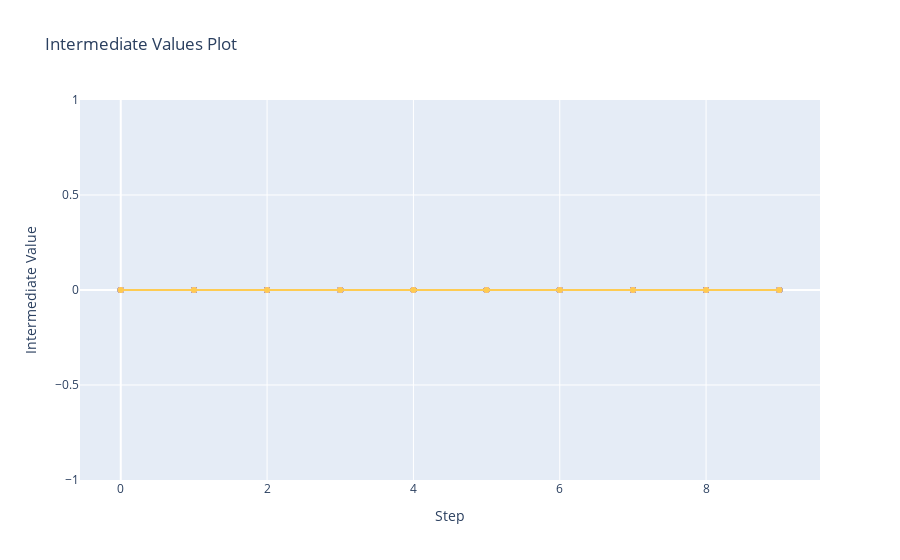

This figure's notebook cell:
### Code cell
optuna.visualization.plot_intermediate_values(study)

### Figure 1 — Plotly figure (JSON) as saved in the notebook; plotly's stock layout.template omitted (floating-point values rounded to 4 significant figures)
{"data": [{"marker": {"maxdisplayed": 10}, "mode": "lines+markers", "name": "Trial0", "type": "scatter", "x": [0, 1, 2, 3, 4, 5, 6, 7, 8, 9], "y": [0, 0, 0, 0, 0, 0, 0, 0, 0, 0]}, {"marker": {"maxdisplayed": 10}, "mode": "lines+markers", "name": "Trial1", "type": "scatter", "x": [0, 1, 2, 3, 4, 5, 6, 7, 8, 9], "y": [0, 0, 0, 0, 0, 0, 0, 0, 0, 0]}, {"marker": {"maxdisplayed": 10}, "mode": "lines+markers", "name": "Trial2", "type": "scatter", "x": [0, 1, 2, 3, 4, 5, 6, 7, 8, 9], "y": [0, 0, 0, 0, 0, 0, 0, 0, 0, 0]}, {"marker": {"maxdisplayed": 10}, "mode": "lines+markers", "name": "Trial3", "type": "scatter", "x": [0, 1, 2, 3, 4, 5, 6, 7, 8, 9], "y": [0, 0, 0, 0, 0, 0, 0, 0, 0, 0]}, {"marker": {"maxdisplayed": 10}, "mode": "lines+markers", "name": "Trial4", "type": "scatter", "x": [0, 1, 2, 3, 4, 5, 6, 7, 8, 9], "y": [0, 0, 0, 0, 0, 0, 0, 0, 0, 0]}, {"marker": {"maxdisplayed": 10}, "mode": "lines+markers", "name": "Trial5", "type": "scatter", "x": [0, 1, 2, 3, 4, 5, 6, 7, 8, 9], "y": [0, 0, 0, 0, 0, 0, 0, 0, 0, 0]}, {"marker": {"maxdisplayed": 10}, "mode": "lines+markers", "name": "Trial6", "type": "scatter", "x": [0, 1, 2, 3, 4, 5, 6, 7, 8, 9], "y": [0, 0, 0, 0, 0, 0, 0, 0, 0, 0]}, {"marker": {"maxdisplayed": 10}, "mode": "lines+markers", "name": "Trial7", "type": "scatter", "x": [0, 1, 2, 3, 4, 5, 6, 7, 8, 9], "y": [0, 0, 0, 0, 0, 0, 0, 0, 0, 0]}, {"marker": {"maxdisplayed": 10}, "mode": "lines+markers", "name": "Trial8", "type": "scatter", "x": [0, 1, 2, 3, 4, 5, 6, 7, 8, 9], "y": [0, 0, 0, 0, 0, 0, 0, 0, 0, 0]}, {"marker": {"maxdisplayed": 10}, "mode": "lines+markers", "name": "Trial9", "type": "scatter", "x": [0, 1, 2, 3, 4, 5, 6, 7, 8, 9], "y": [0, 0, 0, 0, 0, 0, 0, 0, 0, 0]}, {"marker": {"maxdisplayed": 10}, "mode": "lines+markers", "name": "Trial10", "type": "scatter", "x": [0, 1, 2, 3, 4, 5, 6, 7, 8, 9], "y": [0, 0, 0, 0, 0, 0, 0, 0, 0, 0]}, {"marker": {"maxdisplayed": 10}, "mode": "lines+markers", "name": "Trial11", "type": "scatter", "x": [0, 1, 2, 3, 4, 5, 6, 7, 8, 9], "y": [0, 0, 0, 0, 0, 0, 0, 0, 0, 0]}, {"marker": {"maxdisplayed": 10}, "mode": "lines+markers", "name": "Trial12", "type": "scatter", "x": [0, 1, 2, 3, 4, 5, 6, 7, 8, 9], "y": [0, 0, 0, 0, 0, 0, 0, 0, 0, 0]}, {"marker": {"maxdisplayed": 10}, "mode": "lines+markers", "name": "Trial13", "type": "scatter", "x": [0, 1, 2, 3, 4, 5, 6, 7, 8, 9], "y": [0, 0, 0, 0, 0, 0, 0, 0, 0, 0]}, {"marker": {"maxdisplayed": 10}, "mode": "lines+markers", "name": "Trial14", "type": "scatter", "x": [0, 1, 2, 3, 4, 5, 6, 7, 8, 9], "y": [0, 0, 0, 0, 0, 0, 0, 0, 0, 0]}, {"marker": {"maxdisplayed": 10}, "mode": "lines+markers", "name": "Trial15", "type": "scatter", "x": [0, 1, 2, 3, 4, 5, 6, 7, 8, 9], "y": [0, 0, 0, 0, 0, 0, 0, 0, 0, 0]}, {"marker": {"maxdisplayed": 10}, "mode": "lines+markers", "name": "Trial16", "type": "scatter", "x": [0, 1, 2, 3, 4, 5, 6, 7, 8, 9], "y": [0, 0, 0, 0, 0, 0, 0, 0, 0, 0]}, {"marker": {"maxdisplayed": 10}, "mode": "lines+markers", "name": "Trial17", "type": "scatter", "x": [0, 1, 2, 3, 4, 5, 6, 7, 8, 9], "y": [0, 0, 0, 0, 0, 0, 0, 0, 0, 0]}, {"marker": {"maxdisplayed": 10}, "mode": "lines+markers", "name": "Trial18", "type": "scatter", "x": [0, 1, 2, 3, 4, 5, 6, 7, 8, 9], "y": [0, 0, 0, 0, 0, 0, 0, 0, 0, 0]}, {"marker": {"maxdisplayed": 10}, "mode": "lines+markers", "name": "Trial19", "type": "scatter", "x": [0, 1, 2, 3, 4, 5, 6, 7, 8, 9], "y": [0, 0, 0, 0, 0, 0, 0, 0, 0, 0]}, {"marker": {"maxdisplayed": 10}, "mode": "lines+markers", "name": "Trial20", "type": "scatter", "x": [0, 1, 2, 3, 4, 5, 6, 7, 8, 9], "y": [0, 0, 0, 0, 0, 0, 0, 0, 0, 0]}, {"marker": {"maxdisplayed": 10}, "mode": "lines+markers", "name": "Trial21", "type": "scatter", "x": [0, 1, 2, 3, 4, 5, 6, 7, 8, 9], "y": [0, 0, 0, 0, 0, 0, 0, 0, 0, 0]}, {"marker": {"maxdisplayed": 10}, "mode": "lines+markers", "name": "Trial22", "type": "scatter", "x": [0, 1, 2, 3, 4, 5, 6, 7, 8, 9], "y": [0, 0, 0, 0, 0, 0, 0, 0, 0, 0]}, {"marker": {"maxdisplayed": 10}, "mode": "lines+markers", "name": "Trial23", "type": "scatter", "x": [0, 1, 2, 3, 4, 5, 6, 7, 8, 9], "y": [0, 0, 0, 0, 0, 0, 0, 0, 0, 0]}, {"marker": {"maxdisplayed": 10}, "mode": "lines+markers", "name": "Trial24", "type": "scatter", "x": [0, 1, 2, 3, 4, 5, 6, 7, 8, 9], "y": [0, 0, 0, 0, 0, 0, 0, 0, 0, 0]}, {"marker": {"maxdisplayed": 10}, "mode": "lines+markers", "name": "Trial25", "type": "scatter", "x": [0, 1, 2, 3, 4, 5, 6, 7, 8, 9], "y": [0, 0, 0, 0, 0, 0, 0, 0, 0, 0]}, {"marker": {"maxdisplayed": 10}, "mode": "lines+markers", "name": "Trial26", "type": "scatter", "x": [0, 1, 2, 3, 4, 5, 6, 7, 8, 9], "y": [0, 0, 0, 0, 0, 0, 0, 0, 0, 0]}, {"marker": {"maxdisplayed": 10}, "mode": "lines+markers", "name": "Trial27", "type": "scatter", "x": [0, 1, 2, 3, 4, 5, 6, 7, 8, 9], "y": [0, 0, 0, 0, 0, 0, 0, 0, 0, 0]}, {"marker": {"maxdisplayed": 10}, "mode": "lines+markers", "name": "Trial28", "type": "scatter", "x": [0, 1, 2, 3, 4, 5, 6, 7, 8, 9], "y": [0, 0, 0, 0, 0, 0, 0, 0, 0, 0]}, {"marker": {"maxdisplayed": 10}, "mode": "lines+markers", "name": "Trial29", "type": "scatter", "x": [0, 1, 2, 3, 4, 5, 6, 7, 8, 9], "y": [0, 0, 0, 0, 0, 0, 0, 0, 0, 0]}, {"marker": {"maxdisplayed": 10}, "mode": "lines+markers", "name": "Trial30", "type": "scatter", "x": [0, 1, 2, 3, 4, 5, 6, 7, 8, 9], "y": [0, 0, 0, 0, 0, 0, 0, 0, 0, 0]}, {"marker": {"maxdisplayed": 10}, "mode": "lines+markers", "name": "Trial31", "type": "scatter", "x": [0, 1, 2, 3, 4, 5, 6, 7, 8, 9], "y": [0, 0, 0, 0, 0, 0, 0, 0, 0, 0]}, {"marker": {"maxdisplayed": 10}, "mode": "lines+markers", "name": "Trial32", "type": "scatter", "x": [0, 1, 2, 3, 4, 5, 6, 7, 8, 9], "y": [0, 0, 0, 0, 0, 0, 0, 0, 0, 0]}, {"marker": {"maxdisplayed": 10}, "mode": "lines+markers", "name": "Trial33", "type": "scatter", "x": [0, 1, 2, 3, 4, 5, 6, 7, 8, 9], "y": [0, 0, 0, 0, 0, 0, 0, 0, 0, 0]}, {"marker": {"maxdisplayed": 10}, "mode": "lines+markers", "name": "Trial34", "type": "scatter", "x": [0, 1, 2, 3, 4, 5, 6, 7, 8, 9], "y": [0, 0, 0, 0, 0, 0, 0, 0, 0, 0]}, {"marker": {"maxdisplayed": 10}, "mode": "lines+markers", "name": "Trial35", "type": "scatter", "x": [0, 1, 2, 3, 4, 5, 6, 7, 8, 9], "y": [0, 0, 0, 0, 0, 0, 0, 0, 0, 0]}, {"marker": {"maxdisplayed": 10}, "mode": "lines+markers", "name": "Trial36", "type": "scatter", "x": [0, 1, 2, 3, 4, 5, 6, 7, 8, 9], "y": [0, 0, 0, 0, 0, 0, 0, 0, 0, 0]}, {"marker": {"maxdisplayed": 10}, "mode": "lines+markers", "name": "Trial37", "type": "scatter", "x": [0, 1, 2, 3, 4, 5, 6, 7, 8, 9], "y": [0, 0, 0, 0, 0, 0, 0, 0, 0, 0]}, {"marker": {"maxdisplayed": 10}, "mode": "lines+markers", "name": "Trial38", "type": "scatter", "x": [0, 1, 2, 3, 4, 5, 6, 7, 8, 9], "y": [0, 0, 0, 0, 0, 0, 0, 0, 0, 0]}, {"marker": {"maxdisplayed": 10}, "mode": "lines+markers", "name": "Trial39", "type": "scatter", "x": [0, 1, 2, 3, 4, 5, 6, 7, 8, 9], "y": [0, 0, 0, 0, 0, 0, 0, 0, 0, 0]}], "layout": {"showlegend": false, "title": {"text": "Intermediate Values Plot"}, "xaxis": {"title": {"text": "Step"}}, "yaxis": {"title": {"text": "Intermediate Value"}}}}
